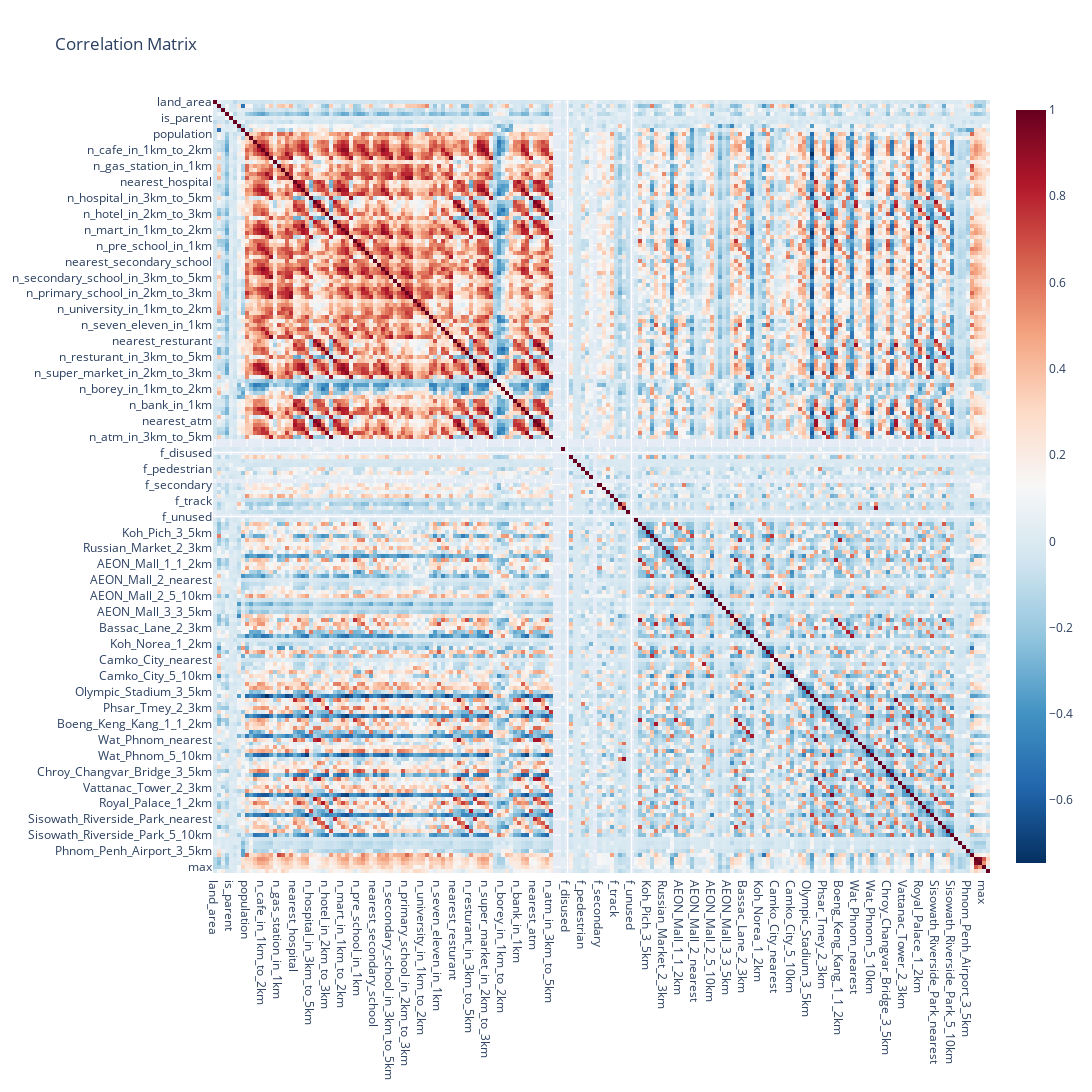

The notebook cell saved with this chart:
### Code cell
import plotly.express as px

cor = X_temp.corr()

fig = px.imshow(
    cor,
    color_continuous_scale='RdBu_r',
    aspect='auto',
    title='Correlation Matrix',
    width=1200,
    height=1200
)
fig.write_html("correlation_matrix.html")
fig.show()

### Figure 1 — Plotly figure (JSON) as saved in the notebook; plotly's stock layout.template omitted (floating-point values rounded to 4 significant figures; data arrays with more than 128 entries replaced by an {"elided": "..."} marker saying what was removed)
{"data": [{"coloraxis": "coloraxis", "hovertemplate": "x: %{x}<br>y: %{y}<br>color: %{z}<extra></extra>", "name": "0", "type": "heatmap", "x": {"elided": "194 str values"}, "xaxis": "x", "y": {"elided": "194 str values"}, "yaxis": "y", "z": {"elided": "194x194 float values"}}], "layout": {"coloraxis": {"colorscale": [[0, "rgb(5,48,97)"], [0.1, "rgb(33,102,172)"], [0.2, "rgb(67,147,195)"], [0.3, "rgb(146,197,222)"], [0.4, "rgb(209,229,240)"], [0.5, "rgb(247,247,247)"], [0.6, "rgb(253,219,199)"], [0.7, "rgb(244,165,130)"], [0.8, "rgb(214,96,77)"], [0.9, "rgb(178,24,43)"], [1, "rgb(103,0,31)"]]}, "height": 1200, "title": {"text": "Correlation Matrix"}, "width": 1200, "xaxis": {"anchor": "y", "domain": [0, 1]}, "yaxis": {"anchor": "x", "autorange": "reversed", "domain": [0, 1]}}}
